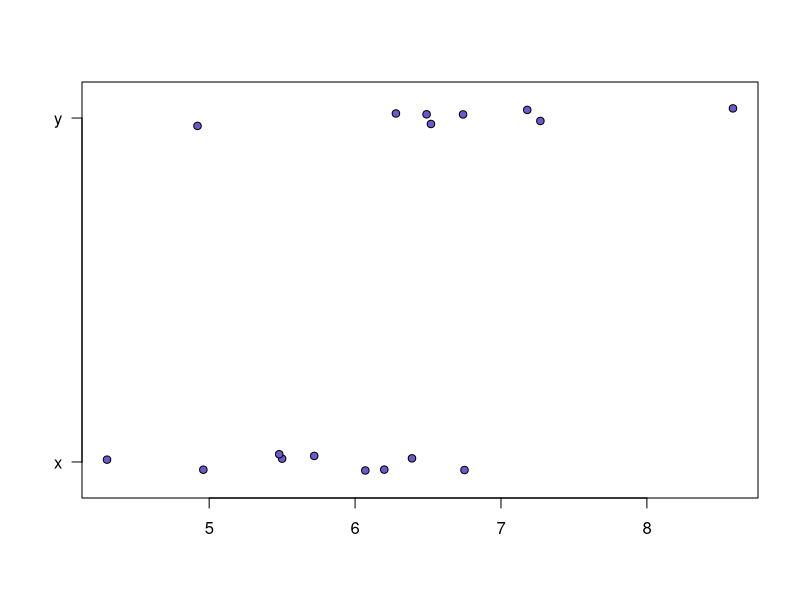
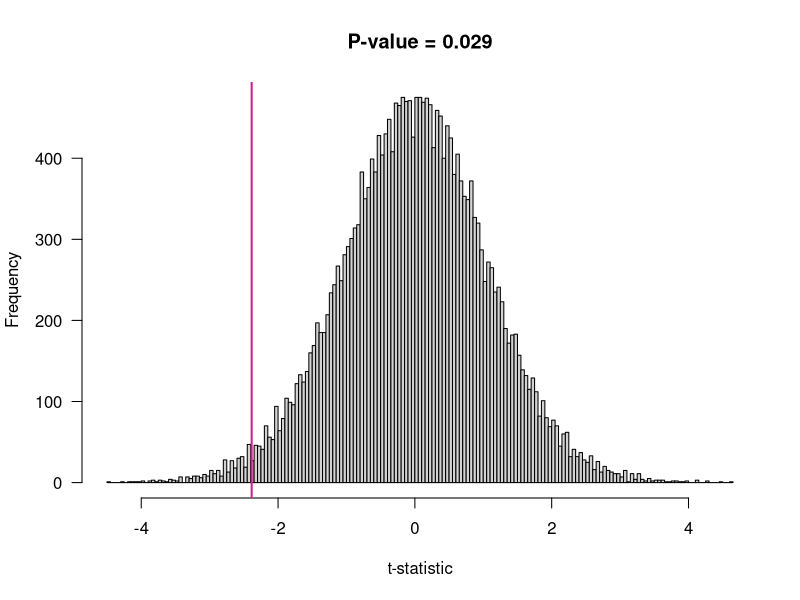

The R script that drew these images, in order:
## ---- chunk 1
knitr::opts_chunk$set(fig.width=12, dev="svg")
## ---- chunk 2
# Utility function
#     returns binary representation of 1:(2^n)
binary.v <-
    function(n)
{
    x <- 1:(2^n)
    mx <- max(x)
    digits <- floor(log2(mx))
    ans <- 0:(digits-1); lx <- length(x)
    x <- matrix(rep(x,rep(digits, lx)),ncol=lx)
    (x %/% 2^ans) %% 2
}

# exhaustive permutation test with the t-statistic
perm.test <-
    function(x, y, var.equal=TRUE)
{
    # number of data points
    kx <- length(x)
    ky <- length(y)
    n <- kx + ky

    # Data re-compiled
    X <- c(x,y)
    z <- rep(1:0,c(kx,ky))

    tobs <- t.test(x,y,var.equal=var.equal)$statistic

    o <- binary.v(n)  # indicator of all possible samples
    o <- o[,apply(o,2,sum)==kx]
    nc <- choose(n,kx)
    allt <- 1:nc
    for(i in 1:nc) {
        xn <- X[o[,i]==1]
        yn <- X[o[,i]==0]
        allt[i] <- t.test(xn,yn,var.equal=var.equal)$statistic
    }

    attr(allt, "tobs") <- tobs

    allt
}
## ---- chunk 3
x <- c(6.20, 5.72, 6.07, 6.75, 5.50, 6.39, 4.30, 4.96, 5.48)
y <- c(6.49, 6.52, 6.28, 8.59, 7.18, 4.92, 6.74, 7.27)
## ---- chunk 4
set.seed(99693682)
stripchart(list(x=x, y=y), method="jitter", jitter=0.03,
           pch=21, bg="slateblue", las=1)
## ---- chunk 5
permt <- perm.test(x, y)
## ---- chunk 6
tobs <- attr(permt, "tobs")
## ---- chunk 7
pval <- mean(abs(permt) >= abs(tobs))
## ---- chunk 8
save(permt, tobs, pval, file="permt_results.RData")
## ---- chunk 9
hist(permt, breaks=200, xlab="t-statistic", las=1,
     main = paste("P-value =", round(pval, 3)))
abline(v=tobs, lwd=2, col="violetred")
## ---- chunk 10
sessionInfo()
